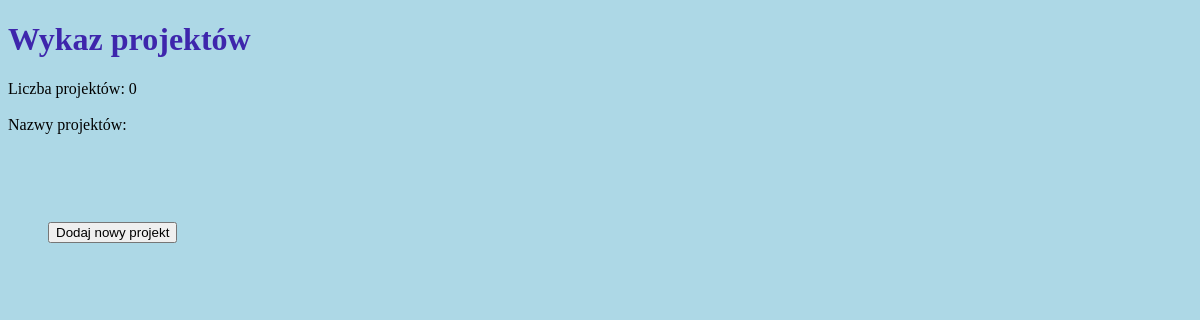
Page /projects_home/ (signed in) on the earlier database version.
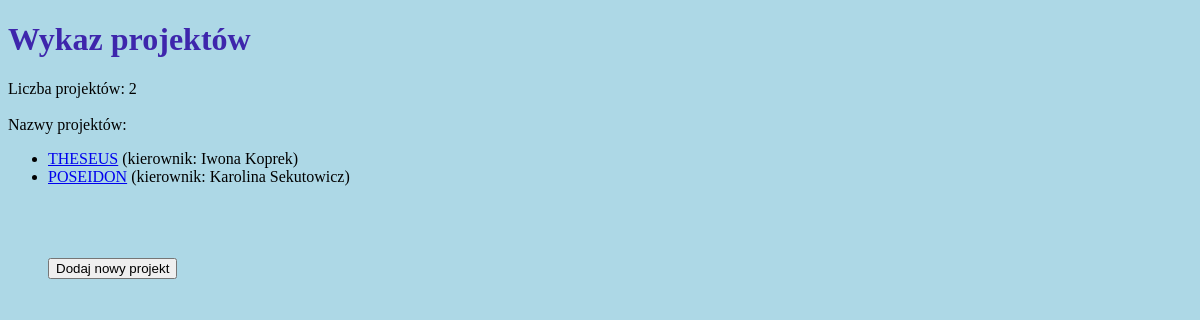
Same page on the later database version.
### projekty/models.py (models this page shows)
class Project(models.Model):
   project_name=models.CharField(max_length=30)
   team_leader=models.CharField(max_length=30)
   description=models.CharField(max_length=400)

### projekty/views.py (the view)
# urls.py: path('projects_home/', projects_home, name='projects'),
@login_required
def projects_home(request):
	c = Project.objects.count()
	l = Project.objects.all()
	return render(request, 'projects_home.html',{'c':c, 'l':l})

### templates/projects_home.html (shortened to what this page needs)
{% load static %}
<!DOCTYPE html>
<html lang='en'>
<head>
<link rel="stylesheet" href="{% static 'all_styles.css' %}">
</head>
<body>
<h1>Wykaz projektów
</h1>
Liczba projektów: {{c}} <br>
<br>
Nazwy projektów: <br>
<ul>
{%for obj in l%}
<li><a href="{% url 'project_detail' obj.id %}">{{ obj.project_name }}</a> (kierownik: {{ obj.team_leader }})</li>
{%endfor %}
<br><br><br><br>
<a href="{% url 'add_project' %}"><button>Dodaj nowy projekt</button></a>
</body>
</html>

Differences in the rows shown:
added Project: project_name "THESEUS", team_leader "Iwona Koprek"
added Project: project_name "POSEIDON", team_leader "Karolina Sekutowicz"
Other differences:
{{ c }}: "0" → "2"
